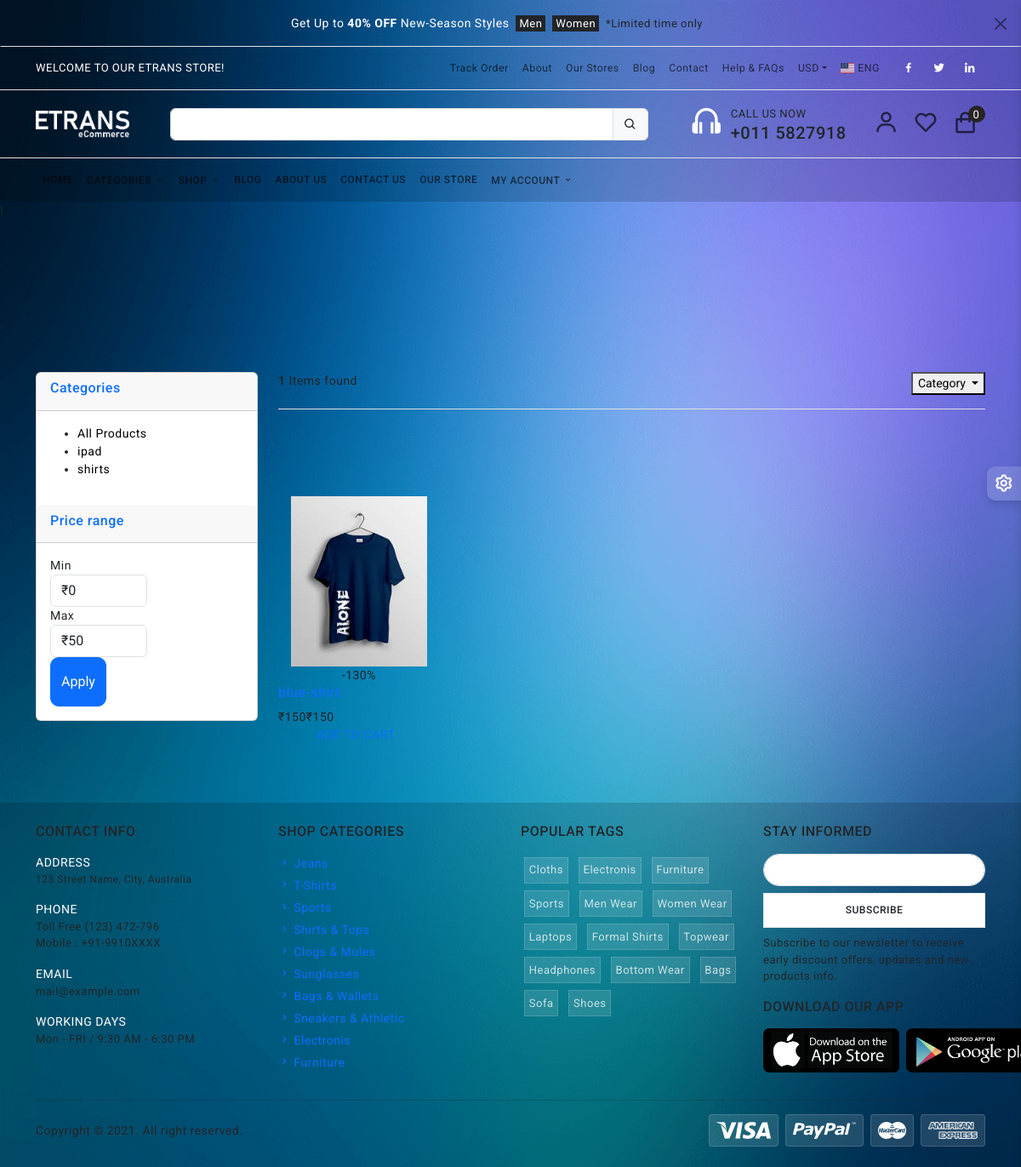
/store/category/shirts/, run on the app's committed database.
### category/models.py (models this page shows, shortened)
class Category(models.Model):
    category_name = models.CharField(max_length=50, unique = True )
    slug = models.SlugField(max_length=100, unique=True)
    description = models.TextField(max_length =255, blank=True)
    category_image = models.ImageField(upload_to = 'photos/categories/',blank=True)
    class Meta:
        verbose_name = 'category'
        verbose_name_plural =  'categories'
    def get_url(self):
        return reverse('products_by_category',args=[self.slug])

### store/models.py (models this page shows, shortened)
class Product(models.Model):
    product_name    = models.CharField(max_length=200, unique=True)
    slug            = models.SlugField(max_length=200, unique=True)
    description     = models.TextField(max_length=500, blank=True)
    price           = models.IntegerField()
    image1       = models.ImageField(upload_to = 'photos/products')
    image2       = models.ImageField(upload_to = 'photos/products',blank=True)
    image3       = models.ImageField(upload_to = 'photos/products',blank=True)
    stock           = models.IntegerField()
    offer_price = models.IntegerField(null=True, blank=True)
    offer_perc =  models.IntegerField(null=True, blank=True, default= 0)
    is_available    = models.BooleanField(default=True)
    category        = models.ForeignKey(Category, on_delete=models.CASCADE)
    created_date    = models.DateTimeField(auto_now_add=True)
    modified_date   = models.DateTimeField(auto_now=True)
    product_offer = models.IntegerField(null=True, blank=True ,default= 0, validators=[MinValueValidator(0),MaxValueValidator(100)])
    Is_featured  = models.BooleanField(default=True)
    def get_url(self):
        return reverse('product_detail', args=[self.category.slug, self.slug])

### store/views.py (the view)
# urls.py: path('store/',include('store.urls')),
def store(request, category_slug=None):
    categories = None
    products = None
    min_price=0
    max_price=0
    if 'min_price' in request.GET:
        min_price=request.GET['min_price']
        max_price=request.GET['max_price']
        if max_price:
            products = Product.objects.filter(price__gte=min_price,price__lte=max_price)
            product_count = products.count()
    if category_slug != None:
        categories = get_object_or_404(Category, slug=category_slug)
        products = Product.objects.filter(category=categories, is_available=True)
        paginator = Paginator(products, 1)
        page = request.GET.get('page')
        paged_products = paginator.get_page(page)
        product_count = products.count()
    else:
        products = Product.objects.all().filter(is_available=True).order_by('id')
        paginator = Paginator(products, 3)
        page = request.GET.get('page')
        paged_products = paginator.get_page(page)
        product_count = products.count()
    context = {
        'products': paged_products,
        'product_count': product_count,
        'min_price':min_price,
        'max_price':max_price,
    }
    return render(request, 'store/store.html', context)

### cart/context_processors.py (called while the page is built)
def counter(request):
    cart_count = 0
    if 'admin' in request.path:
        return {}
    else:
        try:
            cart = Cart.objects.filter(cart_id=_cart_id(request))
            if request.user.is_authenticated:
                cart_items = CartItem.objects.all().filter(user=request.user)
            else:
                cart_items = CartItem.objects.all().filter(cart=cart[:1])
            for cart_item in cart_items:
                cart_count += cart_item.quantity
        except Cart.DoesNotExist:
            cart_count = 0
    return dict(cart_count=cart_count)

### cart/views.py (called while the page is built)
def _cart_id(request):
    cart = request.session.session_key
    if not cart:
        cart = request.session.create()
    return cart

### category/context_list.py (called while the page is built)
def menu_links(request):
    links = Category.objects.all()
    return dict(links=links)

### templates/store/store.html (shortened to what this page needs)
{% extends 'base.html' %}
{% load static %}
{% block content %}
<div class="top" style="height:200px">!</div>
<section class="section-content padding-y">
    <div class="container ">
    <div class="row d-flex">
        <aside class="col-md-3 side-bar" >
            <div class="card">
                <article class="filter-group">
                    <header class="card-header">
                        <a href="#" data-toggle="collapse" data-target="#collapse_1" aria-expanded="true" class="">
                            <h6 class="title">Categories</h6>
                        </a>
                    </header>
                    <div class="filter-content collapse show" id="collapse_1" style="">
                        <div class="card-body">
                            <ul class="list-menu">
                                <li><a style="color:black;" href="{% url 'store' %}">All Products</a></li>
                            {% for category in links %}
                            <li><a style="color:black;" href="{{ category.get_url}}">{{ category.category_name}}  </a></li>
                            {% endfor %}
                            </ul>
                        </div>
                    </div>
                </article>
                <article class="filter-group">
                    <header class="card-header">
                        <a href="#" data-toggle="collapse" data-target="#collapse_3" aria-expanded="true" class="">
                            <h6 class="title">Price range </h6>
                        </a>
                    </header>
                    <div class="filter-content collapse show" id="collapse_3" style="">
                        <div class="card-body">
                            <div class="form-row">
                            <div class="form-group col-md-6">
                            <label>Min</label>
                                <select class="mr-2 form-control">
                                    <option value="0">₹0</option>
                                </select>
                            </div>
                            <div class="form-group text-right col-md-6">
                            <label>Max</label>
                                <select class="mr-2 form-control">
                                    <option value="50">₹50</option>
                                </select>
                            </div>
                            </div>
                            <button class="btn btn-block btn-primary pt-3 pb-3" style="border-radius:10px;">Apply</button>
                        </div>
                    </div>
                </article>
            </div>
        </aside>
        <main class="col-md-9">
    <header class="border-bottom mb-4 pb-3">
        <div class="box d-flex justify-content-between">
            <div class="form-inline">
                <span class="mr-md-auto"><b>{{product_count}}</b>&nbspItems found </span>
            </div>
            <div class="btn-group ">
                <button class=" btn-sm btn-danger dropdown-toggle " type="button" data-toggle="dropdown" aria-haspopup="true" aria-expanded="false">
                  Category
                </button>
              </div>
            </div>
    </header>
    <div class="row">
        {% for product in products %}
        <div class=" product-item men col-lg-4 col-md-6 col-sm-12 col-12 mt-5" style="width:25%; height:390px;">
            <div class="product discount product_filter">
                    <a href="{% url 'add_wishlist' product.id %}"></a>
                <div class="product_image d-flex justify-content-center">
                    <a href="{{product.get_url}}">
                    <img class=""src="{{ product.image1.url }}" style="height:200px;"></a>
                </div>
                {% if product.offer_perc > 0 %}
                <div class="product_bubble product_bubble_right product_bubble_red d-flex flex-column align-items-center"><span>-{{ product.offer_perc }}%</span></div>
                {% endif %}
                <div class="product_info">
                    <h6 class="product_name"><a href="{{ product.get_url}}">{{ product.product_name }}</a></h6>
                    {% if product.offer_perc > 0 %}
                    <div class="product_price">₹{{ product.offer_price }}<span>₹{{product.price}}</span></div>
                    {% else %}
                    <div class="product_price">₹{{ product.offer_price }}</div>
                    {% endif %}
                </div>
            </div>
            <div class="asd d-flex justify-content-center " >
            {% if request.user.is_authenticated %}
            <div class="red_button add_to_cart_button " >
                {% if product.stock > 0 %}
            <a href="{% url 'add_cart' product.id %}" class="mb-5">ADD TO CART &nbsp <i class="fa fa-shopping-cart" style="font-size:14px" aria-hidden="true"></i>
            </a>
        </div>
        <div class="red_button add_to_cart_button mx-1 ml-1" style="background: rgb(7, 110, 42);">
        <a href="{% url 'buy_now' product.id %}" class="mb-5">BUY NOW &nbsp<i class='fa fa-shopping-bag' style="font-size:14px"></i>
            </a> </div>
                 {% else %}
                 <a href="#" class="red_button add_to_cart_button mx-5 btn-block btn-primary"> OUT OF STOCK </a>
            {% endif %}
        </div>
        {% else %}
        <div class="red_button add_to_cart_button " >
            {% if product.stock > 0 %}
            <a href="{% url 'add_cart' product.id %}" class="mb-5">ADD TO CART &nbsp
            </a>
            </div>
            {% else %}
                <a href="#" class="red_button add_to_cart_button mx-5 btn-block btn-primary"> OUT OF STOCK </a>
            {% endif %}
        </div>
        {% endif %}
        </div>
        {% endfor %}
    </div>
    </main>
    </div>
    </div>
    </section>
{% endblock %}

### static/assets/css/app.css (style rules this page uses)
body { font-size: 14px; letter-spacing: .5px; font-family: Roboto, sans-serif; }
.bg-theme { background-size: 100% 100%; background-attachment: fixed; background-position: center; background-repeat: no-repeat; transition: background .2s; }
body.bg-theme1 { background-image: url(../images/bg-themes/1.png); }

### data on the page
Category: category_name "ipad"
Category: category_name "shirts"
Product: image1 (picture), offer_perc "130", offer_price "150", price "150"

### other printed values
{{ cart_count }} "0"
{{ product_count }} "1"
